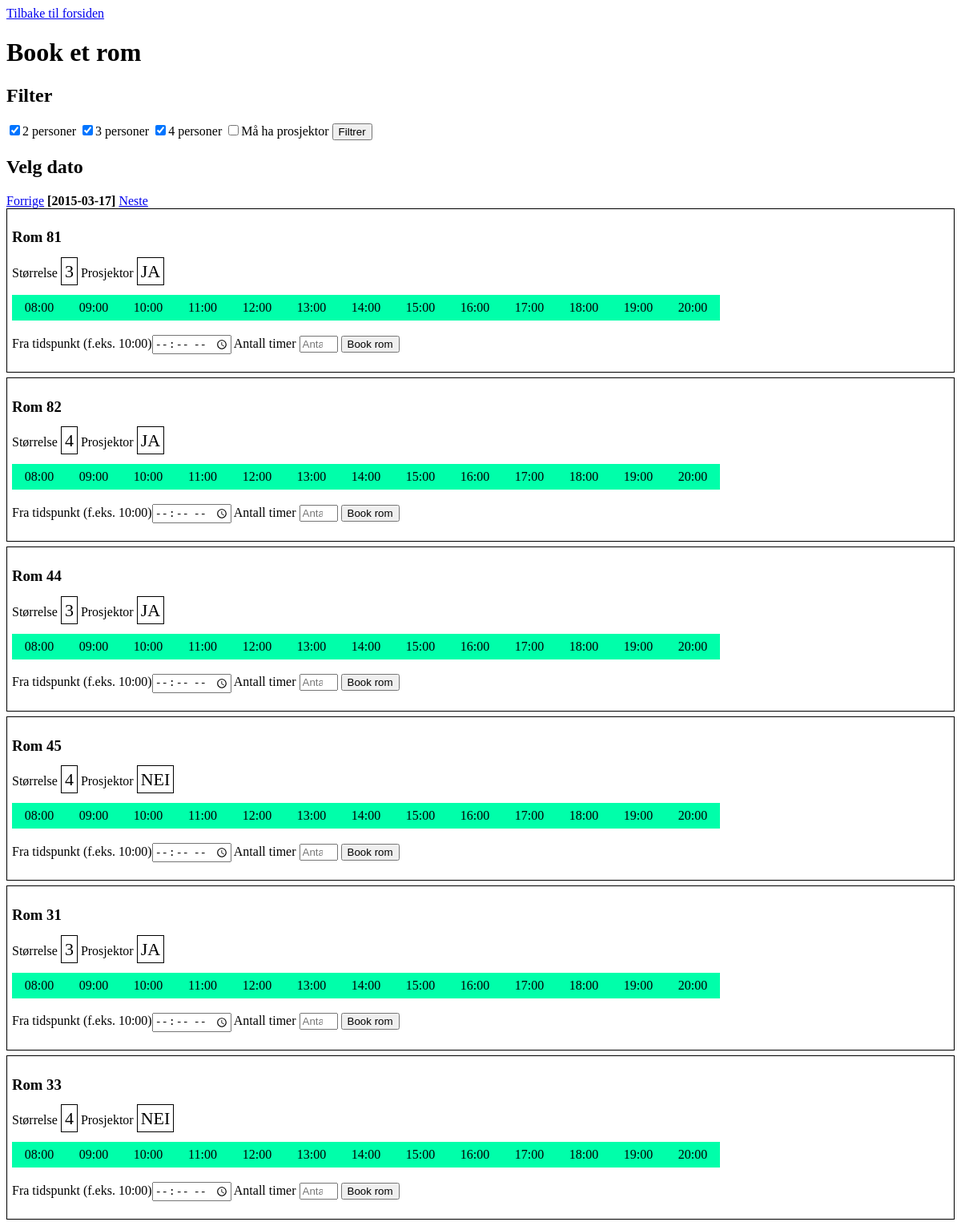
/PHP/index.php, run on the app's committed database.
### tables this page shows
CREATE TABLE Rom
(
	RomId int NOT NULL AUTO_INCREMENT,
    Beskrivelse varchar(255),
    Storrelse enum('2', '3', '4'),
    Prosjektor enum('j', 'n'),
    CONSTRAINT pk_RomId PRIMARY KEY (RomId)
);

### PHP/index.php (the view, shortened to what this page needs)
<?php
require 'config.php';
?>
<html>
<head>
    <link rel="stylesheet" type="text/css" href="style.css">
</head>
<body>
<a href="../html/index.html">Tilbake til forsiden</a>
<h1>Book et rom</h1>
<h2>Filter</h2>
<form method="post">
    <label><input type="checkbox" name="size1" value="2" checked>2 personer</label>
    <label><input type="checkbox" name="size2" value="3" checked>3 personer</label>
    <label><input type="checkbox" name="size3" value="4" checked>4 personer</label>
    <label><input type="checkbox" name="projector" value="j">Må ha prosjektor</label>
    <input type="submit" value="Filtrer" name="filter">
</form>
<?php
$queryDate = date('Y-m-d');
$dateButtonTag = "";
$prevDate = date('Y-m-d', strtotime($queryDate .' -1 day'));
$nextDate = date('Y-m-d', strtotime($queryDate .' +1 day'));
?>
<h2>Velg dato</h2>
<a href="?dato=<?=$prevDate;?>" class="<?php echo $dateButtonTag ?>">Forrige</a>
<b>[<?php echo $queryDate; ?>]</b>
<a href="?dato=<?=$nextDate;?>">Neste</a>
    <?php
    $querySizes = array(2, 3, 4);
    $queryProjector = "%";
    $roomSql = $db->prepare("SELECT * FROM Rom WHERE Storrelse IN (:size1, :size2, :size3) AND Prosjektor LIKE :projector;");
    $roomSql->setFetchMode(PDO::FETCH_OBJ);
    $roomSql->bindParam(':size1', $querySizes[0], PDO::PARAM_STR);
    $roomSql->bindParam(':size2', $querySizes[1], PDO::PARAM_STR);
    $roomSql->bindParam(':size3', $querySizes[2], PDO::PARAM_STR);
    $roomSql->bindParam(':projector', $queryProjector, PDO::PARAM_STR);
    $roomSql->execute();
    while($rom = $roomSql->fetch())
    {
        $roomId = $rom->RomId;
        echo "<div class='roomBlock'>";
        $prosjektor = "JA";
        if ($rom->Prosjektor === "n")
        {
            $prosjektor = "NEI";
        }
        echo "<h3>" . $rom->Beskrivelse . "</h3>";
        echo "<p>Størrelse <span class='infoBlock'>" . $rom->Storrelse . "</span>" . " Prosjektor <span class='infoBlock'>" . $prosjektor . "</span></p>";
        $rented = array_fill(0, 13, false);
        $i = 0;
        foreach($rented as $isRented)
        {
            $bgColor = "0fa";
            $rentedVal = 0;
            $mouseClickEvent = "onclick='clickedTimeElement(this, " . $i . ", " . $rentedVal . ", " . $roomId . ");' ";
            $mouseOverEvent = "onmouseover='addHoverToSelection(this, " . $i . ", " . $rentedVal . ", " . $roomId . ");'";
            echo "<div class='timeBlock' " . $mouseClickEvent . $mouseOverEvent . " style='background-color: #" . $bgColor . ";'>" . str_pad($i + 8, 2, '0', STR_PAD_LEFT) . ":00</div>";
            $i ++;
        }
        ?>
        <form method="get" action="bekreftelse.php">
            <br />
            <label>Fra tidspunkt (f.eks. 10:00)<input type="time" placeholder="Tidspunkt (f.eks: 10:00)" name ="timeinput"></label>
            <label>Antall timer <input type="number" min="0" max="8" placeholder="Antall timer" name ="hourinput"></label>
            <input type="submit" value="Book rom" name="booking<?php echo $roomId ?>">
        </form>
        <?php
        echo "</div>";
    }
    ?>
</body>
</html>

### PHP/style.css (style rules this page uses)
.roomBlock { border: 1px solid #000; display: block; margin-bottom: 6px; padding: 6px; }
.timeBlock { border: 1px solid transparent; display: inline-block; padding: 6px; text-decoration: none; color: #000; width: 54px; text-align: center; }
.infoBlock { border: 1px solid #000; padding: 4px; font-size: 22px; }
.timeBlock, .button { cursor:pointer; }

### data on the page
rom: Beskrivelse "Rom 81", Storrelse "3", prosjektor "JA", i "08", i "09", i "10", i "11", i "12", i "13", i "14", i "15", i "16", i "17", i "18", i "19", i "20"
rom: Beskrivelse "Rom 82", Storrelse "4", prosjektor "JA", i "08", i "09", i "10", i "11", i "12", i "13", i "14", i "15", i "16", i "17", i "18", i "19", i "20"
rom: Beskrivelse "Rom 44", Storrelse "3", prosjektor "JA", i "08", i "09", i "10", i "11", i "12", i "13", i "14", i "15", i "16", i "17", i "18", i "19", i "20"
rom: Beskrivelse "Rom 45", Storrelse "4", Prosjektor "NEI", i "08", i "09", i "10", i "11", i "12", i "13", i "14", i "15", i "16", i "17", i "18", i "19", i "20"
rom: Beskrivelse "Rom 31", Storrelse "3", prosjektor "JA", i "08", i "09", i "10", i "11", i "12", i "13", i "14", i "15", i "16", i "17", i "18", i "19", i "20"
rom: Beskrivelse "Rom 33", Storrelse "4", Prosjektor "NEI", i "08", i "09", i "10", i "11", i "12", i "13", i "14", i "15", i "16", i "17", i "18", i "19", i "20"

### other printed values
$queryDate "2015-03-17"
